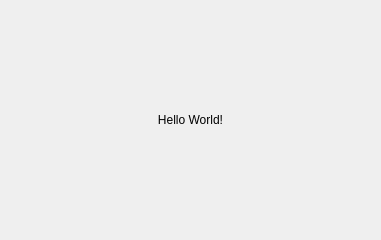
<?xml version="1.0" encoding="UTF-8"?>
<ui version="4.0">
 <class>MainWindow</class>
 <widget class="QMainWindow" name="MainWindow">
  <property name="geometry">
   <rect>
    <x>0</x>
    <y>0</y>
    <width>381</width>
    <height>240</height>
   </rect>
  </property>
  <property name="windowTitle">
   <string>MainWindow</string>
  </property>
  <widget class="QWidget" name="centralwidget">
   <layout class="QHBoxLayout" name="horizontalLayout">
    <item>
     <widget class="QLabel" name="label">
      <property name="text">
       <string>Hello World!</string>
      </property>
      <property name="alignment">
       <set>Qt::AlignCenter</set>
      </property>
     </widget>
    </item>
   </layout>
  </widget>
  <widget class="QMenuBar" name="menubar">
   <property name="geometry">
    <rect>
     <x>0</x>
     <y>0</y>
     <width>381</width>
     <height>22</height>
    </rect>
   </property>
  </widget>
 </widget>
 <resources/>
 <connections/>
</ui>
